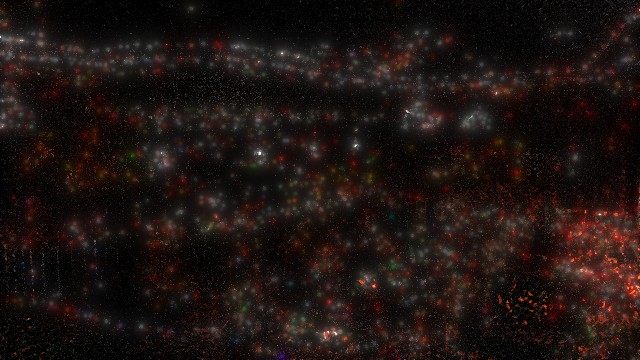
#> input picture gallery/combined_inside.jpg, 640 x 360 px
$ python make_lut_grade.py ../gallery/combined_inside.jpg ../gallery/combined_street.jpg out.png
#> lines starting #> are read from the running program, lines starting #| are printed output that depends on the picture; after the words box and inside, x2 and y2 are one past the last pixel; in counts of white or black regions, pixels touching at a corner belong together
#!/usr/bin/env python3
"""P4d: 3D-LUT 兜底 — 显示域亮度分带等级表 (per-channel gain by luma band).

Robust to content mismatch (composition aligns but geometry/GI differ):
per luma band the per-channel gain is the ratio of MEDIANS (not means), and
the gain curve is smoothed across bands. Emits an env string for the
renderer's RENDER_GRADE_BANDS knob and saves the graded image for review.

Usage: make_lut_grade.py <official.png> <render.png> [out_graded.png]
"""
import sys, json
import numpy as np
from PIL import Image

W = np.array([0.299, 0.587, 0.114])
NB = 9   # luma bands

def load(p, size=None):
#> called with p = '../gallery/combined_inside.jpg'
    im = Image.open(p).convert('RGB')
#> im is the input picture: PIL image 640x360 RGB; mean R, G, B 30.1, 19.9, 17.3
    if size and im.size != size:
        im = im.resize(size, Image.LANCZOS)
    return np.asarray(im, dtype=np.float64) / 255.0

def main():
    off = load(sys.argv[1])
    ren = load(sys.argv[2], size=(off.shape[1], off.shape[0]))
#> call 2 of load, with p = '../gallery/combined_street.jpg', size = (640, 360)
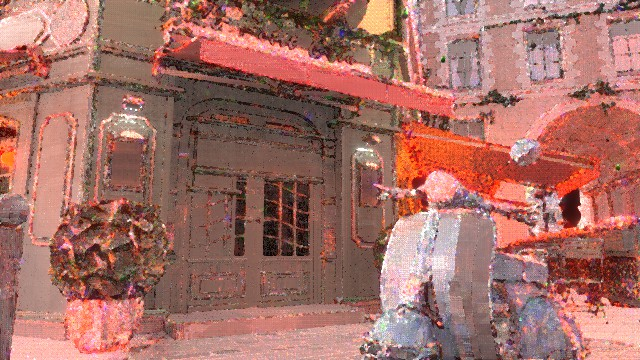
#> input picture gallery/combined_street.jpg, 640 x 360 px
#> in load, im is the input picture: PIL image 640x360 RGB; mean R, G, B 164.9, 110.9, 101.9
    lo, lr = off @ W, ren @ W
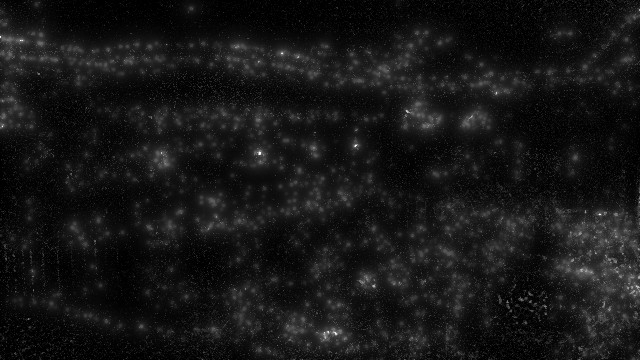
#> lo: shape (360, 640) float64; min 0, max 1, mean 0.0887
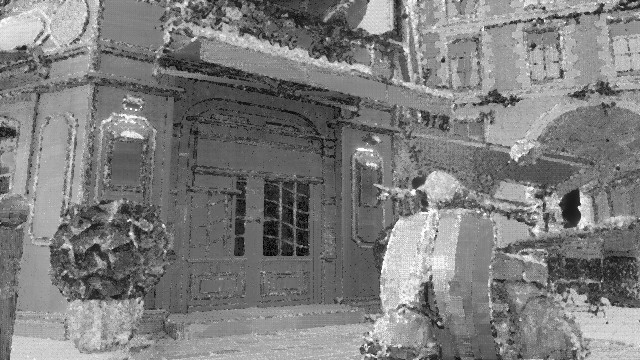
#> lr: shape (360, 640) float64; min 0.00704, max 0.999, mean 0.494
    # band edges from the RENDER's luma quantiles (the LUT maps our luma)
    qs = np.quantile(lr, np.linspace(0, 1, NB + 1))
#> qs = [0.00704, 0.283, 0.359, 0.404, 0.451, 0.51, 0.572, 0.643, 0.722, 0.999]
    qs[0], qs[-1] = -1e9, 1e9
    centers, gains = [], []
    for b in range(NB):
        m = (lr >= qs[b]) & (lr < qs[b + 1])
        if m.sum() < 200:
            continue
        rows = []
        for c in range(3):
            o = np.median(off[..., c][m]); r = np.median(ren[..., c][m])
            rows.append(o / max(r, 1e-4))
        centers.append(float(np.median(lr[m])))
        gains.append([float(np.clip(g, 0.5, 2.0)) for g in rows])
#> this loop made 9 passes
#> pass 1, in main, `m = (lr >= qs[b]) & (lr < qs[b + 1])`:
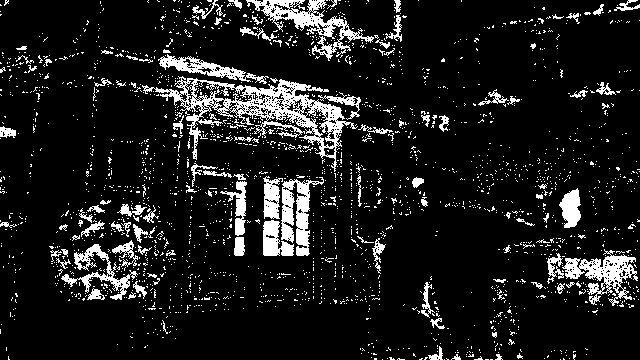
#> m: shape (360, 640) bool; 11.1% white; 2247 white regions (2141 under 20 px), largest, box (x1, y1, x2, y2) and area: (142, 76, 358, 172) 4727, (246, 0, 374, 61) 1953, (562, 249, 638, 306) 1647
#> pass 2, in main, `m = (lr >= qs[b]) & (lr < qs[b + 1])`:
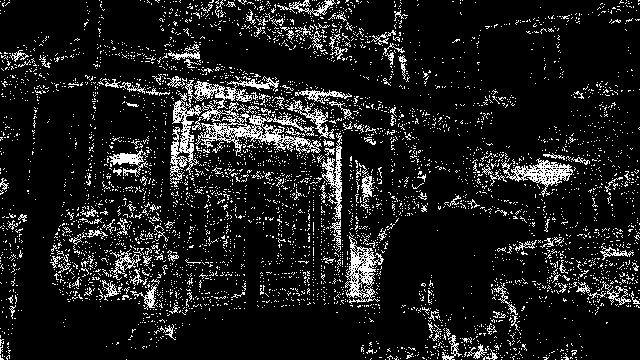
#> m: shape (360, 640) bool; 11.1% white in thin lines or dots
#> pass 3, in main, `m = (lr >= qs[b]) & (lr < qs[b + 1])`:
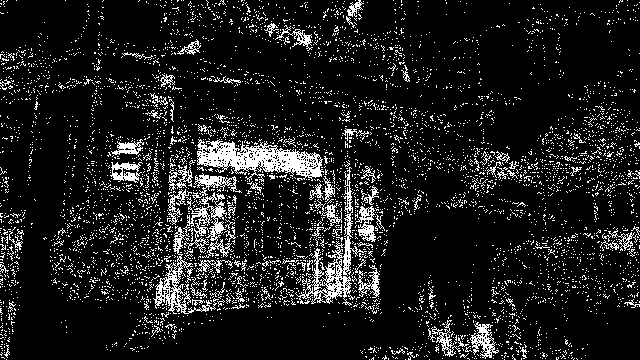
#> m: shape (360, 640) bool; 11.1% white in thin lines or dots
#> after the loop, centers = [0.219, 0.326, 0.384, 0.424, 0.482, 0.539, 0.606, 0.68, 0.789]; gains = [[0.5, 0.5, 0.5], [0.5, 0.5, 0.5], [0.5, 0.5, 0.5], [0.5, 0.5, 0.5], [0.5, 0.5, 0.5], [0.5, 0.5, 0.5], [0.5, 0.5, 0.5], [0.5, 0.5, 0.5], [0.5, 0.5, 0.5]]
    # smooth gains across neighbouring bands (3-tap) to avoid banding
    g = np.array(gains)
#> g has the same summary as gains
    if len(g) >= 3:
        g[1:-1] = 0.25 * g[:-2] + 0.5 * g[1:-1] + 0.25 * g[2:]
    # report + emitted env string
    out = []
    for i, (c, gg) in enumerate(zip(centers, g)):
        print(f'band {i}: luma {c:.3f}  gains R {gg[0]:.3f} G {gg[1]:.3f} B {gg[2]:.3f}')
        out.append(f'{c:.4f},{gg[0]:.4f},{gg[1]:.4f},{gg[2]:.4f}')
#> this loop made 9 passes
#> c on passes 1 to 9: 0.219, 0.326, 0.384, 0.424, 0.482, 0.539, 0.606, 0.68, 0.789
#| band 0: luma 0.219  gains R 0.500 G 0.500 B 0.500
#| band 1: luma 0.326  gains R 0.500 G 0.500 B 0.500
#| band 2: luma 0.384  gains R 0.500 G 0.500 B 0.500
#| band 3: luma 0.424  gains R 0.500 G 0.500 B 0.500
#| band 4: luma 0.482  gains R 0.500 G 0.500 B 0.500
#| band 5: luma 0.539  gains R 0.500 G 0.500 B 0.500
#| band 6: luma 0.606  gains R 0.500 G 0.500 B 0.500
#| band 7: luma 0.680  gains R 0.500 G 0.500 B 0.500
#> (further printed lines are left out)
#> after the loop, out = 9 items, first 6: '0.2186,0.5000,0.5000,0.5000', '0.3257,0.5000,0.5000,0.5000', '0.3836,0.5000,0.5000,0.5000', '0.4242,0.5000,0.5000,0.5000', '0.4816,0.5000,0.5000,0.5000', '0.5386,0.5000,0.5000,0.5000'
    env = ' '.join(out)
    print('\nRENDER_GRADE_BANDS="' + env + '"')
#> (printed output is left out)
    # apply: piecewise-linear interpolation of gains by luma
    xs = np.array(centers); B = g
#> after `xs = np.array(centers)`: xs has the same summary as centers
#> after `B = g`: B has the same summary as gains
    lc = np.clip(lr, xs[0], xs[-1])
    gains_img = np.stack([np.interp(lc, xs, B[:, c]) for c in range(3)], axis=-1)
#> gains_img: shape (360, 640, 3) float64; every value is 0.5
    graded = np.clip(ren * gains_img, 0, 1)
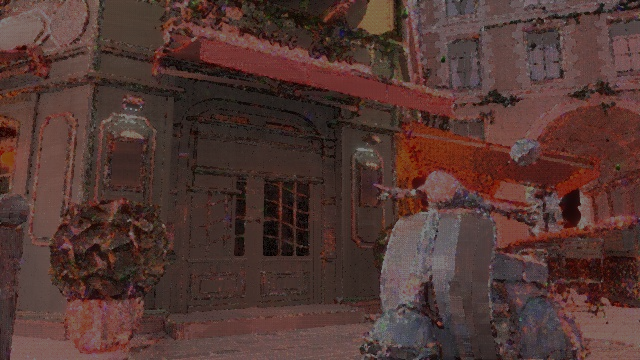
#> graded: shape (360, 640, 3) float64; mean of channels 0, 1, 2 0.323, 0.218, 0.2; drawn as R, G, B
    if len(sys.argv) > 3:
        Image.fromarray((graded * 255).astype(np.uint8)).save(sys.argv[3])
    # quick error stats
    for tag, a in [('before', ren), ('after ', graded)]:
        err = np.abs(a - off).mean()
        rbo = off[..., 0].mean() / off[..., 2].mean()
        rbr = a[..., 0].mean() / a[..., 2].mean()
        print(f'{tag}: mean |Δ| = {err:.4f}  R/B = {rbr:.3f} (official {rbo:.3f})')
#> this loop made 2 passes
#> (tag, err, rbo, rbr) on passes 1 to 2: ('before', 0.409, 1.74, 1.62), ('after ', 0.171, 1.74, 1.62)
#| before: mean |Δ| = 0.4087  R/B = 1.617 (official 1.739)
#| after : mean |Δ| = 0.1710  R/B = 1.617 (official 1.739)

if __name__ == '__main__':
    main()
